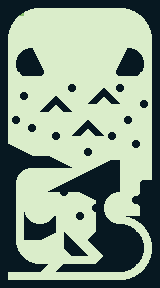

Below is a game level as drawn by its tile map, then a one-line description and the .tmx file that defines it, in full:
An orthogonal 20x36 tile map with 8x8 px tiles, 1 tile layer (Tile Layer 1).

<map version="1.10" tiledversion="1.11.1" orientation="orthogonal" renderorder="right-down" width="20" height="36" tilewidth="8" tileheight="8" infinite="0" nextlayerid="2" nextobjectid="1">
 <tileset firstgid="1" source="collision_tileset.tsx" />
 <layer id="1" name="Tile Layer 1" width="20" height="36">
  <data encoding="csv">
2,2,2,2,2,2,2,2,2,2,2,2,2,2,2,2,2,2,2,2,
2,2,99,100,101,1,1,1,1,1,1,1,1,1,1,102,103,104,2,2,
2,105,106,1,1,1,1,1,1,1,1,1,1,1,1,1,1,107,108,2,
2,109,1,1,1,1,1,1,1,1,1,1,1,1,1,1,1,1,110,2,
2,111,1,1,1,1,1,1,1,1,1,1,1,1,1,1,1,1,112,2,
2,1,1,1,1,1,1,1,1,1,1,1,1,1,1,1,1,1,1,2,
2,1,2147483688,2147483687,2147483665,2147483649,1,1,1,1,1,1,1,1,1,17,39,40,1,2,
2,1,2147483690,2147483650,2147483667,2147483649,1,1,1,1,1,1,1,1,1,19,2,42,1,2,
2,1,2147483692,2147483650,2147483650,2147483665,1,1,1,1,1,1,1,1,17,2,2,44,1,2,
2,1,2147483701,2147483664,2147483664,2147483702,1,1,1,1,1,1,1,1,54,16,16,53,1,2,
2,1,1,1,1,1,1,1,51,52,1,1,1,1,51,52,1,1,1,2,
2,1,51,52,1,1,1,1,54,53,1,1,4,3,54,53,1,1,1,2,
2,1,54,53,1,1,4,3,1,1,1,4,5,6,3,1,1,51,52,2,
2,1,1,1,1,4,5,6,3,1,1,1,1,1,1,1,1,54,53,2,
2,51,52,1,1,1,1,1,1,1,1,1,1,1,1,51,52,1,1,2,
2,54,53,51,52,1,1,1,1,1,4,3,1,1,1,54,53,1,1,2,
2,1,1,54,53,1,51,52,1,4,5,6,3,51,52,1,1,1,1,2,
2,1,1,1,1,1,54,53,1,1,1,1,1,54,53,1,51,52,1,2,
2,7,8,1,1,1,1,1,1,1,51,52,1,1,1,1,54,53,1,2,
2,2,2,7,15,15,8,1,1,1,54,53,1,1,1,1,1,1,1,2,
2,2,2,2,2,2,2,7,8,1,1,1,9,10,2,1,1,1,1,2,
2,2,25,26,1,1,1,1,1,1,9,10,2,2,2,1,1,1,1,2,
2,2,29,1,1,1,1,1,9,10,2,2,2,2,2,1,1,51,15,2,
2,2,1,1,1,1,9,10,2,2,2,2,2,2,2,1,1,50,2,2,
2,2,1,1,1,1,1,54,53,1,13,14,2,25,26,1,51,57,2,2,
2,2,1,1,1,1,1,1,1,1,1,51,2,29,1,1,54,56,2,2,
2,2,1,31,1,1,1,1,1,51,52,54,2,31,1,1,1,50,2,2,
2,2,1,33,34,35,36,1,1,54,53,1,2,33,34,102,103,104,2,2,
2,2,1,2,2,2,2,1,1,1,1,1,2,2,2,82,83,107,108,2,
2,2,1,2,2,11,12,1,3,1,1,4,2,2,2,2,2,86,110,2,
2,2,69,1,1,1,1,1,2,3,1,6,2,2,2,2,2,88,112,2,
2,2,71,1,1,1,1,1,6,2,3,1,6,2,2,2,2,90,114,2,
2,2,73,74,75,1,1,1,1,1,1,1,4,2,2,2,2,92,116,2,
2,2,2,2,2,5,1,4,2,2,2,2,2,2,2,96,97,119,120,2,
2,1,1,1,1,1,1,1,1,1,1,1,1,1,1,124,125,126,2,2,
2,2,2,2,2,2,2,2,2,2,2,2,2,2,2,2,2,2,2,2
</data>
 </layer>
</map>